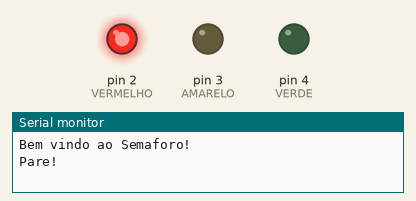
Simulated run of this sketch. Board: Arduino Uno, built with avr-gcc and run on an emulated ATmega328P. Parts: output pins drawn as LEDs (lit = HIGH), the last lines printed to the serial monitor.

Above: at 1.5 s.
At 4.0 s:
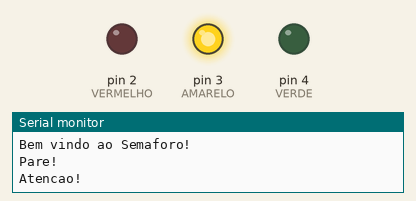
At 6.5 s:
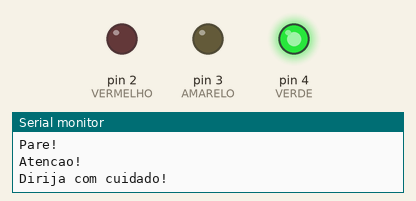
Timing chart, 0 to 10.4 s (numbered marks = the images above):
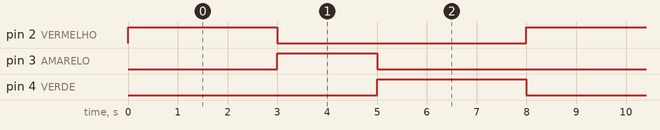

Measured:
- by itself, pin 2 (VERMELHO), pin 4 (VERDE): alternates HIGH for 3.0 s and LOW for 5.0 s
- by itself, pin 3 (AMARELO): alternates HIGH for 2.0 s and LOW for 6.0 s
- by itself, everything shown: repeats every 8.0 s, in 4 steps

The sketch:

semaforo_1.0.ino
```cpp
/* Firmware utilizado para simular o funcionamento de um semáforo. */

#define VERMELHO 2
#define AMARELO 3
#define VERDE 4

void setup() {

  pinMode(VERMELHO, OUTPUT);
  pinMode(AMARELO, OUTPUT);
  pinMode(VERDE, OUTPUT);

  Serial.begin(9600);
  Serial.println("Bem vindo ao Semaforo! \n");

}

void loop() {

  digitalWrite(VERMELHO, HIGH);
  Serial.println("Pare! \n");
  delay(3000);
  digitalWrite(VERMELHO, LOW);

  digitalWrite(AMARELO, HIGH);
  Serial.println("Atencao! \n");
  delay(2000);
  digitalWrite(AMARELO, LOW);

  digitalWrite(VERDE, HIGH);
  Serial.println("Dirija com cuidado! \n");
  delay(3000);
  digitalWrite(VERDE, LOW);

}
```
